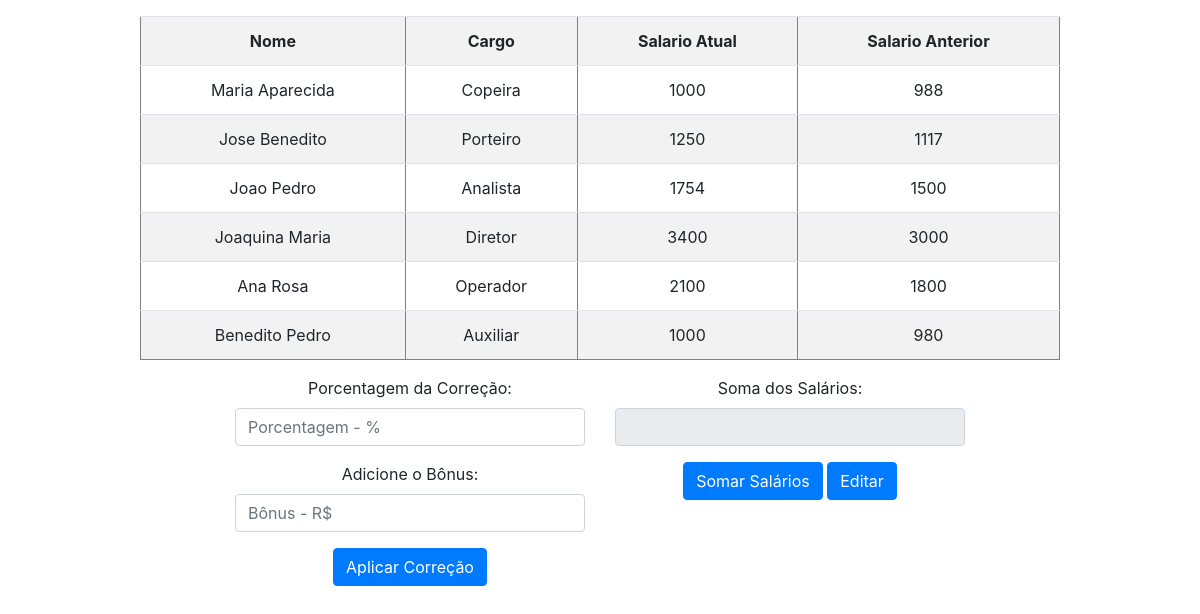
Page /exercicio/index.php on the committed database.
### tables this page shows
CREATE TABLE `funcionarios` (
  `id` int(11) NOT NULL,
  `nome` varchar(100) DEFAULT NULL,
  `cargo` varchar(100) DEFAULT NULL,
  `salario_atual` float DEFAULT NULL,
  `salario_anterior` float DEFAULT NULL
);

### exercicio/Classes/Funcionario.php (called while the page is built, shortened)
<?php
class Funcionario
{
public function listar()
{
    $sql = "SELECT * FROM funcionarios";
    $conexao = new PDO('mysql:host=127.0.0.1;dbname=salario','root','');
    $resultado = $conexao->query($sql);
    $lista = $resultado->fetchAll();
    return $lista;
}
}

### exercicio/index.php (the view, shortened to what this page needs)
<?php
require_once "Classes/Funcionario.php";
$funcionario = new Funcionario();
$lista = $funcionario->listar();
?>
<!DOCTYPE html>
<html>
<head>
    <link rel="stylesheet" href="https://stackpath.bootstrapcdn.com/bootstrap/4.1.3/css/bootstrap.min.css">
</head>
<body>
    <div class="container">
        <div class="row justify-content-md-center">
            <div class="col-10 mt-3" style="width: 100%">
                <table class="table table-striped text-center" border="1">
                    <tr>
                        <th>Nome</th>
                        <th>Cargo</th>
                        <th>Salario Atual</th>
                        <th>Salario Anterior</th>
                    </tr>
                    <?php foreach ($lista as $linha) : ?>
                        <tr>
                            <td><?php echo $linha['nome'] ?></td>
                            <td><?php echo $linha['cargo'] ?></td>
                            <td><?php echo $linha['salario_atual'] ?></td>
                            <td><?php echo $linha['salario_anterior'] ?></td>
                        </tr>
                    <?php endforeach ?>
                </table>
            </div>
            <div class="col-4 text-center" >
                <form action="salario-atualizar.php" method="POST">
                    <label>Porcentagem da Correção:</label>
                    <input type="number" name="porcentagem" placeholder="Porcentagem - %" class="form-control" required>
                    <label class="mt-3">Adicione o Bônus:</label>
                    <input type="number" name="bonus" placeholder="Bônus - R$" class="form-control" required>
                    <input type="submit" value="Aplicar Correção" name="submit" class="btn btn-primary mt-3">
                </form>
            </div>
            <div class="col-4 text-center">
                <label id="salario">Soma dos Salários:</label>
                <input type="text" id="soma" name="soma" class="form-control" readonly>
                <input type="submit" value="Somar Salários" name="submit" class="btn btn-primary mt-3" onclick="soma();">
                <button class="btn btn-primary mt-3"><a href="somar-salario.html" style="text-decoration: none; color: white;"><a href="somar-salario.html" style="text-decoration: none; color: white;">Editar</button>
            </div>
        </div>
    </div>
</body>
</html>

### rows in the picture
funcionarios: nome "Maria Aparecida", cargo "Copeira", salario_atual "1000", salario_anterior "988"
funcionarios: nome "Jose Benedito", cargo "Porteiro", salario_atual "1250", salario_anterior "1117"
funcionarios: nome "Joao Pedro", cargo "Analista", salario_atual "1754", salario_anterior "1500"
funcionarios: nome "Joaquina Maria", cargo "Diretor", salario_atual "3400", salario_anterior "3000"
funcionarios: nome "Ana Rosa", cargo "Operador", salario_atual "2100", salario_anterior "1800"
funcionarios: nome "Benedito Pedro", cargo "Auxiliar", salario_atual "1000", salario_anterior "980"
